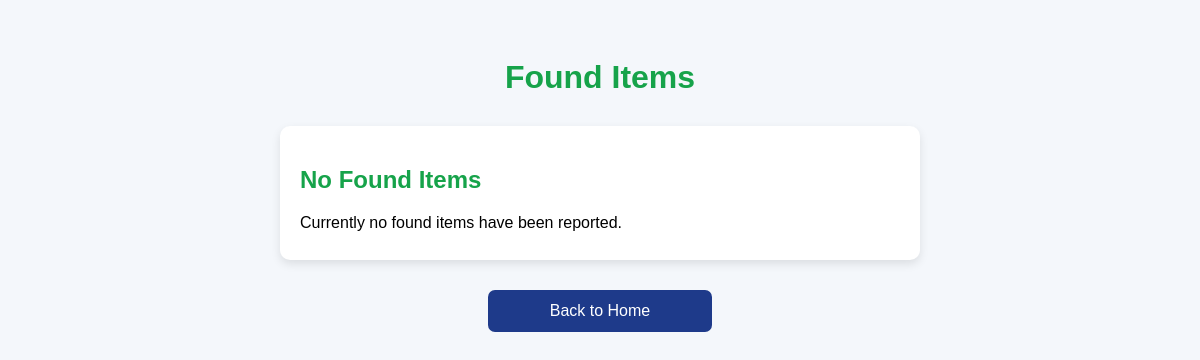
Before: /found-items with the older database file.
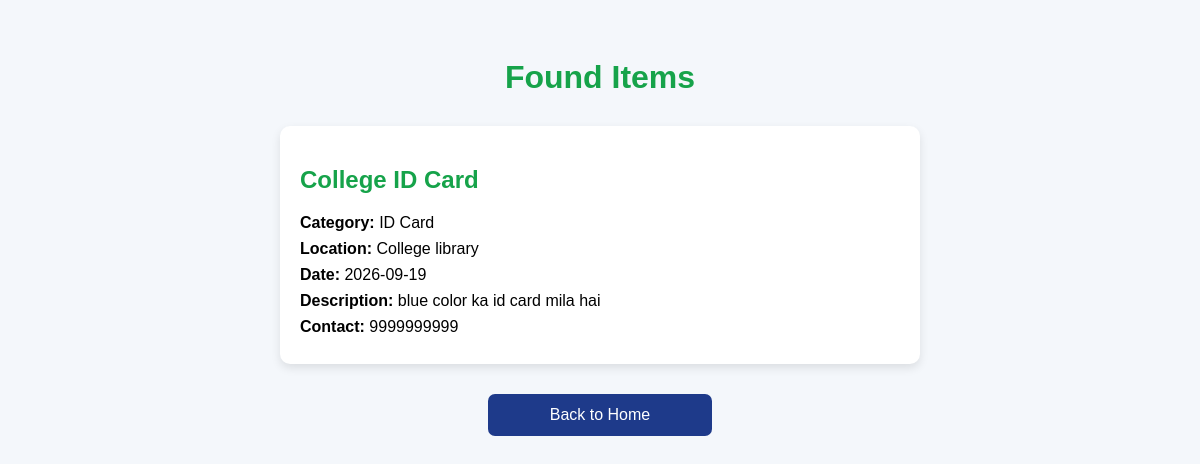
After: the same page with the newer database file.
### tables this page shows
CREATE TABLE items (
            id INTEGER PRIMARY KEY AUTOINCREMENT,
            item_name TEXT NOT NULL,
            category TEXT NOT NULL,
            location TEXT NOT NULL,
            date TEXT NOT NULL,
            description TEXT,
            contact TEXT NOT NULL,
            item_type TEXT NOT NULL
        );

### app.py (the view)
@app.route("/found-items")
def found_items():
    conn = sqlite3.connect("lost_found.db")
    cursor = conn.cursor()
    cursor.execute("SELECT * FROM items WHERE item_type = 'Found'")
    items = cursor.fetchall()
    conn.close()
    return render_template("found_items.html", items=items)

### templates/found_items.html (shortened to what this page needs)
<!DOCTYPE html>
<html lang="en">
<head>
</head>
<body>
    <h1>Found Items</h1>
    {% if items %}
        {% for item in items %}
        <div class="item">
            <h2>{{ item[1] }}</h2>
            <p><strong>Category:</strong> {{ item[2] }}</p>
            <p><strong>Location:</strong> {{ item[3] }}</p>
            <p><strong>Date:</strong> {{ item[4] }}</p>
            <p><strong>Description:</strong> {{ item[5] }}</p>
            <p><strong>Contact:</strong> {{ item[6] }}</p>
        </div>
        {% endfor %}
    {% else %}
        <div class="item">
            <h2>No Found Items</h2>
            <p>Currently no found items have been reported.</p>
        </div>
    {% endif %}
    <a href="/" class="back">Back to Home</a>
</body>
</html>

### templates/found_items.html (style rules this page uses)
body { font-family: Arial, sans-serif; background: #f4f7fb; padding: 30px; }
h1 { text-align: center; color: #16a34a; margin-bottom: 30px; }
.item { max-width: 600px; margin: 15px auto; background: white; padding: 20px; border-radius: 10px; box-shadow: 0 4px 10px rgba(0,0,0,0.1); }
.item h2 { color: #16a34a; }
.item p { margin: 8px 0; }
.back { display: block; width: 200px; margin: 30px auto; text-align: center; padding: 12px; background: #1e3a8a; color: white; text-decoration: none; border-radius: 7px; }

Changed rows visible on the page:
added items: item_name "College ID Card", category "ID Card", location "College library", date "2026-09-19", description "blue color ka id card mila hai", contact "9999999999"
Other visible differences:
text no longer shown: "No Found Items Currently no found items have been reported."
